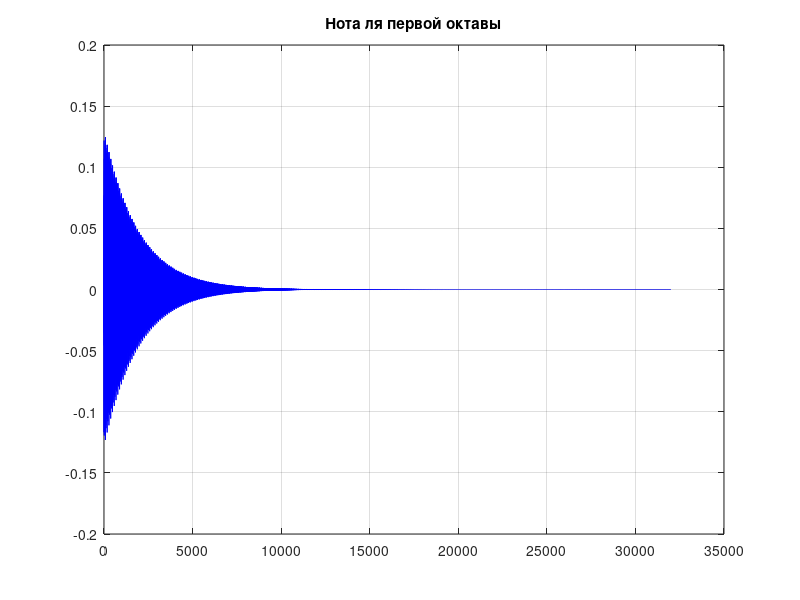

Recreate this plot in MATLAB.
L = 32000;
fs = 44100; 
a = 0.95;
f_0 = 440;
M = round(fs/f_0);

x = zeros(1, L);
x(1:M) = (1 / 4) * (rand(1, M) - 0.5);

y = zeros(1, L);
y(1:M) = x(1:M);

for n = M+1:L
    y(n) = x(n) + a * y(n - M);
end

sound(y, fs); 

plot(y, 'b');
title('Нота ля первой октавы');
grid on;
audiowrite('ks_out.wav', y, fs);